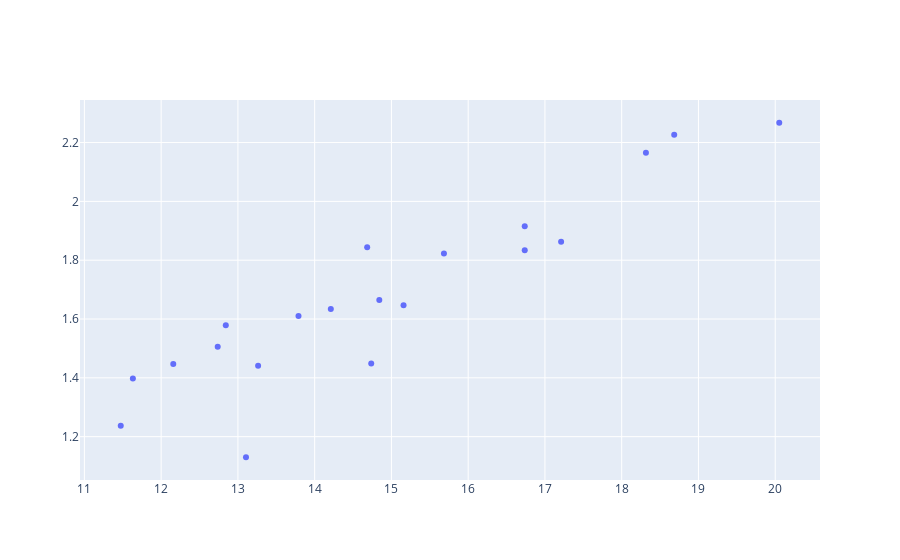

Notebook cell for this chart:
### Code cell
configure_plotly_browser_state()

trace = go.Scatter(x = ataque_casa['avg_shots'],
                   y = ataque_casa['avg_xg'],
                   mode = 'markers',
                   text = 'Time:'+ ataque_casa['home_team_name'],
                   hoverinfo = ['text+x+y'],
                   )

data = [trace]

py.iplot(data)

### Figure 1 — Plotly figure (JSON) as saved in the notebook; plotly's stock layout.template omitted (floating-point values rounded to 4 significant figures)
{"data": [{"text": ["Time:AFC Bournemouth", "Time:Arsenal", "Time:Brighton & Hove Albion", "Time:Burnley", "Time:Cardiff City", "Time:Chelsea", "Time:Crystal Palace", "Time:Everton", "Time:Fulham", "Time:Huddersfield Town", "Time:Leicester City", "Time:Liverpool", "Time:Manchester City", "Time:Manchester United", "Time:Newcastle United", "Time:Southampton", "Time:Tottenham Hotspur", "Time:Watford", "Time:West Ham United", "Time:Wolverhampton Wanderers"], "mode": "markers", "hoverinfo": ["text+x+y"], "y": [1.506, 1.844, 1.237, 1.447, 1.441, 2.165, 1.834, 1.823, 1.665, 1.398, 1.915, 2.227, 2.267, 1.13, 1.449, 1.634, 1.863, 1.578, 1.611, 1.647], "x": [12.74, 14.68, 11.47, 12.16, 13.26, 18.32, 16.74, 15.68, 14.84, 11.63, 16.74, 18.68, 20.05, 13.11, 14.74, 14.21, 17.21, 12.84, 13.79, 15.16], "type": "scatter"}], "layout": {}}
